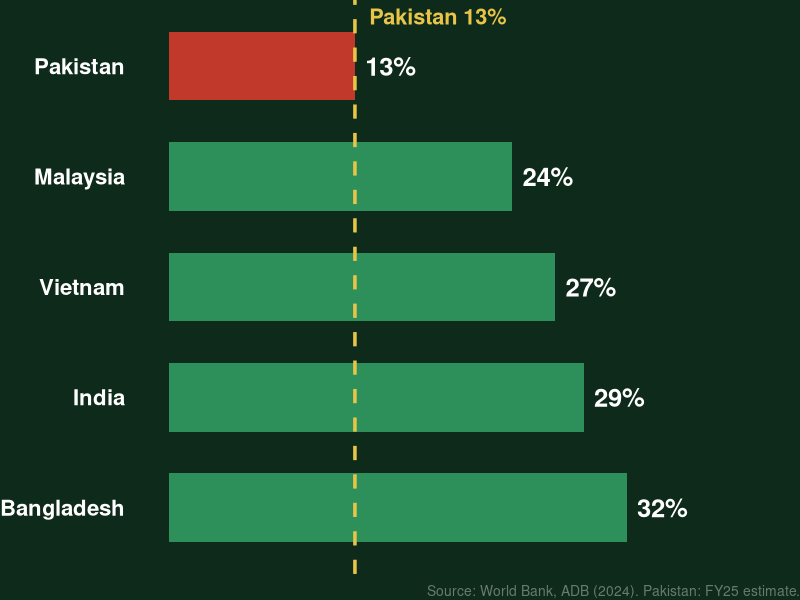
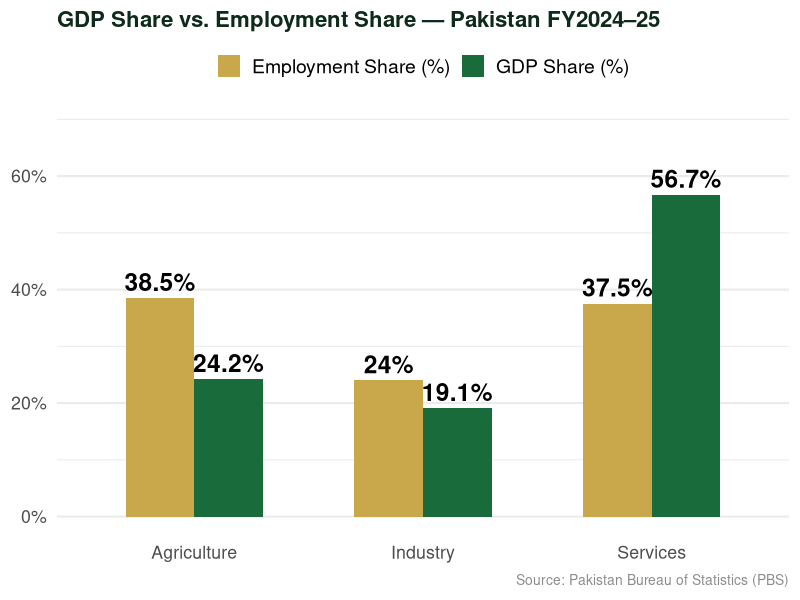
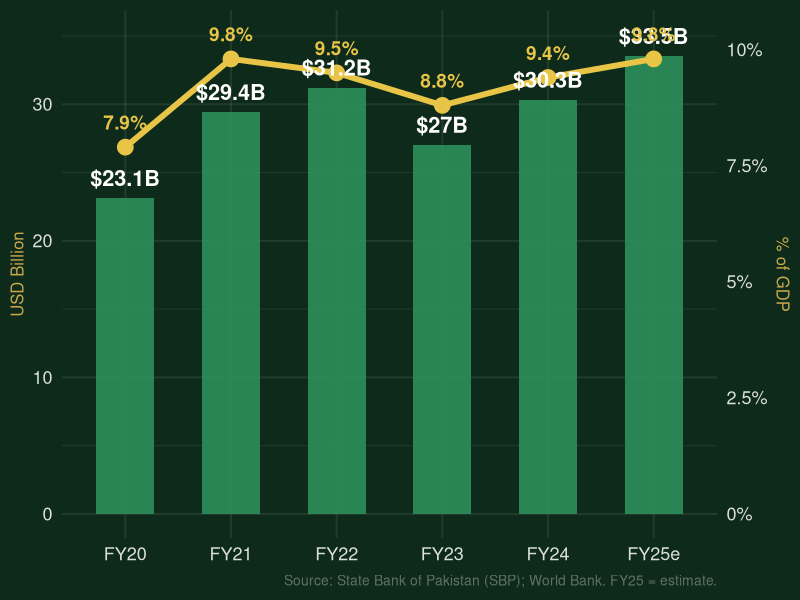
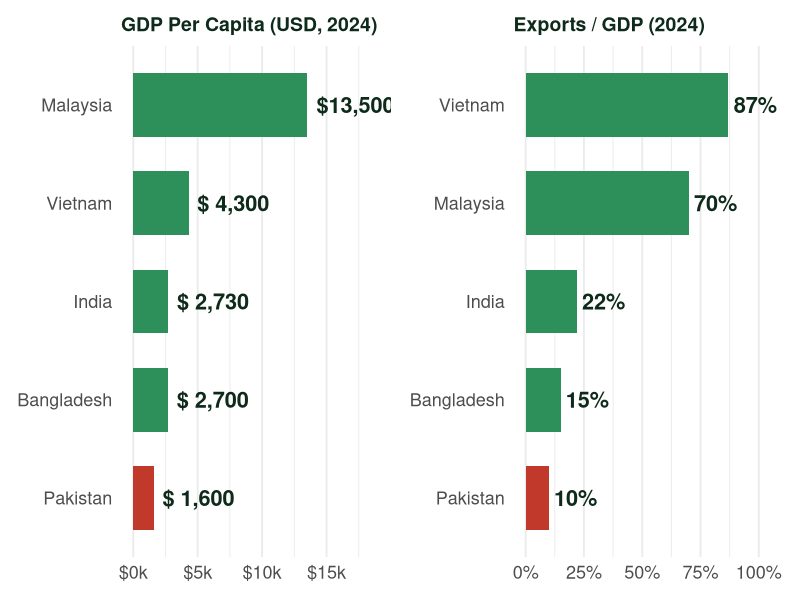
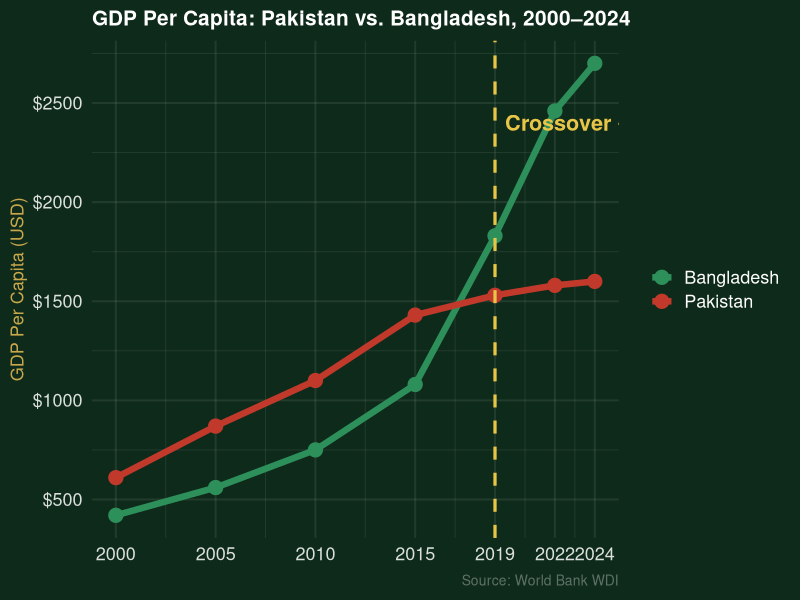
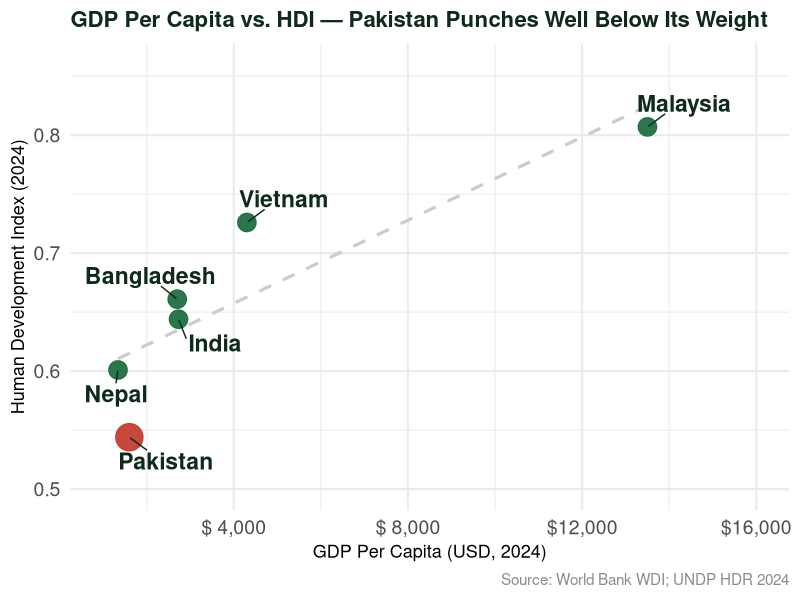

Recreate these plots in R, in order.
## ---- chunk 1
library(tidyverse)
library(knitr)
library(patchwork)
library(ggrepel)
## ---- chunk 2
invest <- data.frame(
  country = c("Bangladesh","India","Vietnam","Malaysia","Pakistan"),
  inv     = c(32, 29, 27, 24, 13),
  type    = c("peer","peer","peer","peer","pak")
)
invest$country <- factor(invest$country, levels = invest$country)

ggplot(invest, aes(x = inv, y = country, fill = type)) +
  geom_col(width = 0.62) +
  geom_text(aes(label = paste0(inv, "%")),
            hjust = -0.2, color = "white", fontface = "bold", size = 6.5) +
  geom_vline(xintercept = 13, color = "#e8c547",
             linetype = "dashed", linewidth = 1.2) +
  annotate("text", x = 14, y = 5.45, label = "Pakistan 13%",
           color = "#e8c547", size = 5.5, hjust = 0, fontface = "bold") +
  scale_fill_manual(values = c("pak"="#c0392b","peer"="#2d8f5a"), guide="none") +
  scale_x_continuous(limits = c(0, 42)) +
  labs(x = NULL, y = NULL,
       caption = "Source: World Bank, ADB (2024). Pakistan: FY25 estimate.") +
  theme_void(base_size = 16) +
  theme(
    plot.background  = element_rect(fill = "#0e2a1a", colour = NA),
    panel.background = element_rect(fill = "#0e2a1a", colour = NA),
    axis.text.y = element_text(color = "white", size = 16, hjust = 1,
                               margin = margin(r = 10), face = "bold"),
    plot.caption = element_text(color = "#FFFFFF60", size = 10, hjust = 1,
                                margin = margin(t = 8))
  )
## ---- chunk 3
sectors <- data.frame(
  sector = c("Agriculture","Industry","Services"),
  share  = c(24.2, 19.1, 56.7),
  employ = c(38.5, 24.0, 37.5)
)
long_s <- sectors |>
  pivot_longer(c(share, employ), names_to = "type", values_to = "pct") |>
  mutate(
    type   = ifelse(type == "share", "GDP Share (%)","Employment Share (%)"),
    sector = factor(sector, levels = c("Agriculture","Industry","Services"))
  )
ggplot(long_s, aes(x = sector, y = pct, fill = type)) +
  geom_col(position = "dodge", width = 0.6) +
  geom_text(aes(label = paste0(pct, "%")),
            position = position_dodge(0.6), vjust = -0.4,
            fontface = "bold", size = 6.2) +
  scale_fill_manual(values = c("GDP Share (%)"="#1a6b3c",
                               "Employment Share (%)"="#c9a84c")) +
  scale_y_continuous(limits = c(0, 68),
                     labels = function(x) paste0(x, "%")) +
  labs(x = NULL, y = NULL, fill = NULL,
       title = "GDP Share vs. Employment Share — Pakistan FY2024–25",
       caption = "Source: Pakistan Bureau of Statistics (PBS)") +
  theme_minimal(base_size = 16) +
  theme(
    legend.position = "top",
    legend.text = element_text(size = 14),
    panel.grid.major.x = element_blank(),
    plot.title = element_text(face = "bold", color = "#0e2a1a", size = 16),
    plot.caption = element_text(color = "grey55", size = 10)
  )
## ---- chunk 4
remit <- data.frame(
  year = c("FY20","FY21","FY22","FY23","FY24","FY25e"),
  usd  = c(23.1, 29.4, 31.2, 27.0, 30.3, 33.5),
  pct  = c(7.9, 9.8, 9.5, 8.8, 9.4, 9.8)
)
ggplot(remit, aes(x = year)) +
  geom_col(aes(y = usd), fill = "#2d8f5a", alpha = 0.9, width = 0.55) +
  geom_line(aes(y = pct * 3.4, group = 1),
            color = "#e8c547", linewidth = 2.0) +
  geom_point(aes(y = pct * 3.4), color = "#e8c547", size = 5) +
  geom_text(aes(y = usd + 1.5, label = paste0("$", usd, "B")),
            color = "white", fontface = "bold", size = 5.5) +
  geom_text(aes(y = pct * 3.4 + 1.8, label = paste0(pct, "%")),
            color = "#e8c547", fontface = "bold", size = 4.8) +
  scale_y_continuous(
    name = "USD Billion",
    sec.axis = sec_axis(~ . / 3.4, name = "% of GDP",
                        labels = function(x) paste0(x, "%"))
  ) +
  scale_x_discrete(expand = c(0.1, 0.1)) +
  labs(x = NULL,
       caption = "Source: State Bank of Pakistan (SBP); World Bank. FY25 = estimate.") +
  theme_minimal(base_size = 15) +
  theme(
    plot.background  = element_rect(fill = "#0e2a1a", colour = NA),
    panel.background = element_rect(fill = "#0e2a1a", colour = NA),
    axis.text   = element_text(color = "#FFFFFFD9", size = 13),
    axis.title  = element_text(color = "#c9a84c", size = 12),
    panel.grid  = element_line(color = "#FFFFFF14"),
    plot.caption = element_text(color = "#FFFFFF55", size = 10, hjust = 1)
  )
## ---- chunk 5
peers <- data.frame(
  country   = c("Malaysia","Vietnam","India","Bangladesh","Pakistan"),
  gdp_pc    = c(13500, 4300, 2730, 2700, 1600),
  exports   = c(70, 87, 22, 15, 10),
  highlight = c("peer","peer","peer","peer","pak")
)
p1 <- ggplot(peers,
             aes(y = reorder(country, gdp_pc), x = gdp_pc, fill = highlight)) +
  geom_col(width = 0.65) +
  geom_text(aes(label = paste0("$", format(gdp_pc, big.mark=","))),
            hjust = -0.12, size = 5.5, fontface = "bold", color = "#0e2a1a") +
  scale_fill_manual(values = c("pak"="#c0392b","peer"="#2d8f5a"), guide="none") +
  scale_x_continuous(limits = c(0, 19000),
                     labels = function(x) paste0("$",x/1000,"k")) +
  labs(title = "GDP Per Capita (USD, 2024)", x = NULL, y = NULL) +
  theme_minimal(base_size = 14) +
  theme(panel.grid.major.y = element_blank(),
        axis.text = element_text(size = 13),
        plot.title = element_text(face = "bold", size = 14, color = "#0e2a1a"))

p2 <- ggplot(peers,
             aes(y = reorder(country, exports), x = exports, fill = highlight)) +
  geom_col(width = 0.65) +
  geom_text(aes(label = paste0(exports, "%")),
            hjust = -0.12, size = 5.5, fontface = "bold", color = "#0e2a1a") +
  scale_fill_manual(values = c("pak"="#c0392b","peer"="#2d8f5a"), guide="none") +
  scale_x_continuous(limits = c(0, 105),
                     labels = function(x) paste0(x, "%")) +
  labs(title = "Exports / GDP (2024)", x = NULL, y = NULL) +
  theme_minimal(base_size = 14) +
  theme(panel.grid.major.y = element_blank(),
        axis.text = element_text(size = 13),
        plot.title = element_text(face = "bold", size = 14, color = "#0e2a1a"))

p1 + p2
## ---- chunk 6
diverge <- data.frame(
  year    = rep(c(2000,2005,2010,2015,2019,2022,2024), 2),
  country = rep(c("Bangladesh","Pakistan"), each = 7),
  gdp_pc  = c(420, 560, 750, 1080, 1830, 2460, 2700,
              610, 870, 1100, 1430, 1530, 1580, 1600)
)
ggplot(diverge, aes(x = year, y = gdp_pc, color = country, group = country)) +
  geom_line(linewidth = 2.2) +
  geom_point(size = 4.5) +
  geom_vline(xintercept = 2019, color = "#e8c547",
             linetype = "dashed", linewidth = 1.1) +
  annotate("text", x = 2019.5, y = 2400, label = "Crossover ~2019",
           color = "#e8c547", size = 5.5, hjust = 0, fontface = "bold") +
  scale_color_manual(values = c("Bangladesh"="#2d8f5a","Pakistan"="#c0392b")) +
  scale_y_continuous(labels = function(x) paste0("$", x),
                     breaks = seq(0, 3000, 500)) +
  scale_x_continuous(breaks = c(2000,2005,2010,2015,2019,2022,2024)) +
  labs(x = NULL, y = "GDP Per Capita (USD)", color = NULL,
       title = "GDP Per Capita: Pakistan vs. Bangladesh, 2000–2024",
       caption = "Source: World Bank WDI") +
  theme_minimal(base_size = 15) +
  theme(
    plot.background  = element_rect(fill = "#0e2a1a", colour = NA),
    panel.background = element_rect(fill = "#0e2a1a", colour = NA),
    plot.title   = element_text(color = "white", face = "bold", size = 15),
    axis.text    = element_text(color = "#FFFFFFD9", size = 13),
    axis.title   = element_text(color = "#c9a84c", size = 13),
    legend.text  = element_text(color = "white", size = 13),
    panel.grid   = element_line(color = "#FFFFFF14"),
    plot.caption = element_text(color = "#FFFFFF55", size = 10)
  )
## ---- chunk 7
hdi_data <- data.frame(
  country   = c("Malaysia","Vietnam","India","Bangladesh","Pakistan","Nepal"),
  gdp_pc    = c(13500, 4300, 2730, 2700, 1600, 1340),
  hdi       = c(0.807, 0.726, 0.644, 0.661, 0.544, 0.601),
  highlight = c("peer","peer","peer","peer","pak","peer")
)
ggplot(hdi_data,
       aes(x = gdp_pc, y = hdi, color = highlight, label = country)) +
  geom_smooth(method = "lm", se = FALSE, color = "grey80",
              linetype = "dashed", linewidth = 1.1) +
  geom_point(aes(size = highlight), alpha = 0.92) +
  geom_text_repel(size = 5.8, fontface = "bold",
                  box.padding = 0.7, color = "#0e2a1a") +
  scale_color_manual(values = c("pak"="#c0392b","peer"="#1a6b3c"), guide="none") +
  scale_size_manual(values = c("pak"=9,"peer"=6), guide="none") +
  scale_x_continuous(
    labels = function(x) paste0("$", format(x, big.mark=",")),
    limits = c(1000, 16000)
  ) +
  scale_y_continuous(limits = c(0.50, 0.86)) +
  labs(x = "GDP Per Capita (USD, 2024)", y = "Human Development Index (2024)",
       title = "GDP Per Capita vs. HDI — Pakistan Punches Well Below Its Weight",
       caption = "Source: World Bank WDI; UNDP HDR 2024") +
  theme_minimal(base_size = 16) +
  theme(
    plot.title   = element_text(face = "bold", size = 16, color = "#0e2a1a"),
    axis.text    = element_text(size = 14),
    axis.title   = element_text(size = 13),
    plot.caption = element_text(color = "grey55", size = 11)
  )
